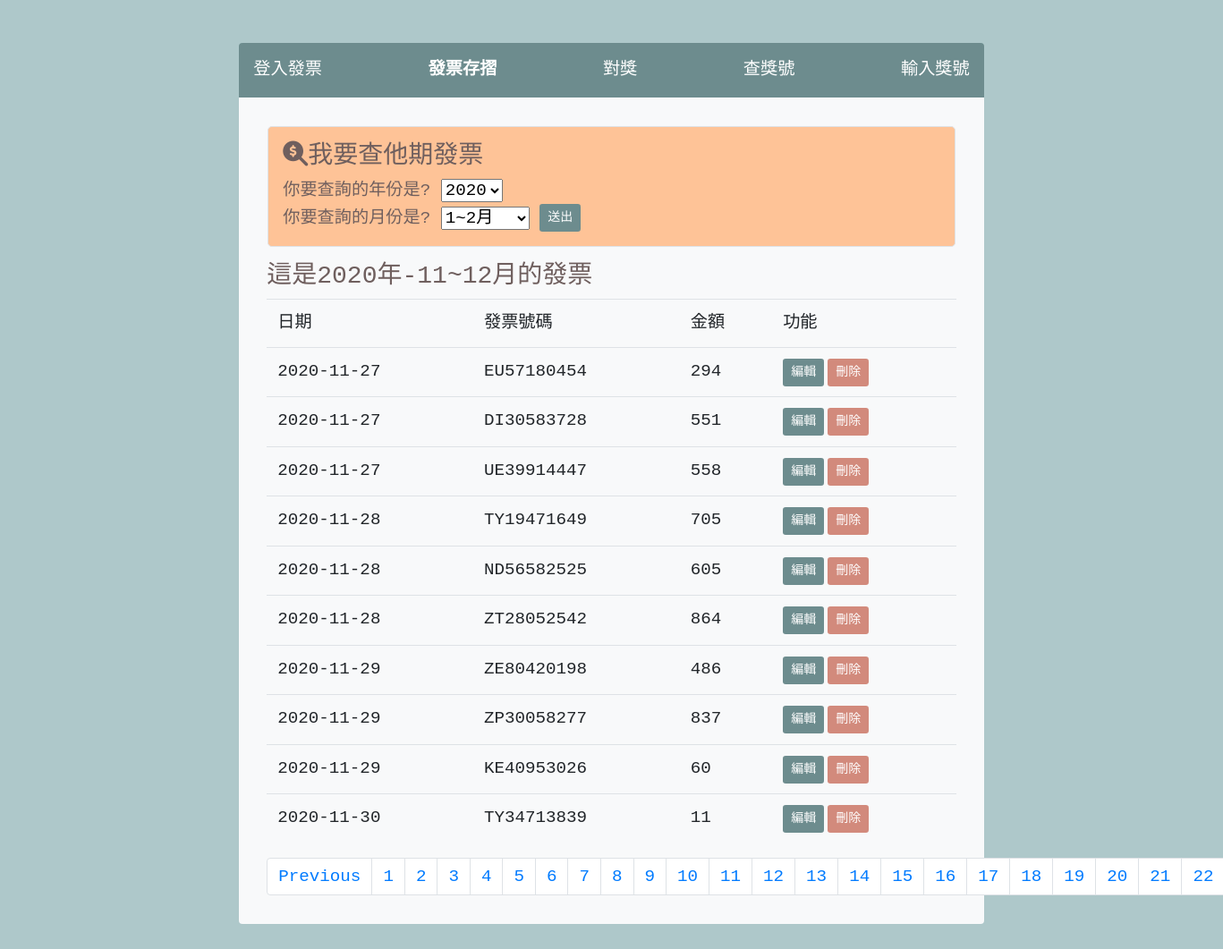
The page /?do=invoices&year=2020&period=6&page=10 on the database its author committed.
### tables this page shows
CREATE TABLE `invoice` (
  `id` int(11) NOT NULL,
  `code` varchar(2) NOT NULL,
  `number` varchar(8) NOT NULL,
  `period` varchar(1) NOT NULL,
  `payment` int(20) NOT NULL,
  `date` date NOT NULL DEFAULT current_timestamp(),
  `year` varchar(4) NOT NULL
);

### invoices.php (the view, shortened to what this page needs)
<div class="rounded rounded-lg info border p-3 d-flex m-3 ">
<form action="?" method="GET">
<h3><i class="fas fa-search-dollar"></i>我要查他期發票</h3>
你要查詢的年份是?
<?php
$year=date('Y');
?>
<select name="chose_year" id="">
<option value="<?=$year;?>" selected><?=$year;?></option>
</select>
<br>
你要查詢的月份是?
<select name="chose_period" id="">
    <option value="1">1~2月</option>
</select>
<input type="submit" value="送出" class="btn btn-sm " style="background:#6D8C8E;color:white">
</form>
</div>
<?php
include_once('base.php');
if (!empty($_GET['chose_period'])) {
  $year=$_GET['chose_year'];
  $period=$_GET['chose_period'];
}elseif(!empty($_GET['page'])){
  $year=$_GET['year'];
  $period=$_GET['period'];
}
else{
  $period=ceil(date('n')/2);
  $year=date('Y');
}
if(!empty($_GET['page'])){
  $i=$_GET['page'];
  $first=(($i-1)*10);
}else{
  $i=1;
  $first=(($i-1)*10);
}
$sql="SELECT * FROM `invoice` Where `year`='{$year}' && `period`='{$period}' ORDER BY `date` limit {$first},10";
$invoices=$pdo->query($sql)->fetchALL();
switch($period){
case 6:
  $month="11~12";
  break;
    }
    echo "<div class='container'><h3>";
    echo "這是{$year}年-{$month}月的發票";
    echo "</h3>";
?>
<table class='table'>
<tr>
<td>日期</td>
<td>發票號碼</td>
<td>金額</td>
<td>功能</td>
</tr>
<?php
foreach($invoices as $invoice){
    echo '<tr>';
    echo "<td>".$invoice['date']."</td>";
    echo "<td>".$invoice['code'].$invoice['number']."</td>";
    echo "<td>".$invoice['payment']."</td>";
    echo "<td>";
    echo "<a href='?do=editinv&id={$invoice['id']}'><button class='btn btn-sm ' style='background:#6D8C8E;color:white'>編輯</button></a>";
    echo "<a href='?do=delcheck&id={$invoice['id']}&year={$year}&period={$period}'><button class='btn btn-sm mx-1' style='background:#D28A7C;color:white'>刪除</button></a>";
    echo "</td>";
    echo '<tr>';
}
?>
</table>
<?php
$data_amount=$pdo->query("SELECT COUNT(*) FROM `invoice` WHERE `year`='{$year}' && `period`='{$period}'")->fetch();
$page_amount=ceil($data_amount[0]/10);
?>
<nav aria-label="Page navigation example" style='color:#6F5F5E'>
  <ul class="pagination" >
  <li class="page-item"><a class="page-link" href="#">Previous</a></li>
  <?php
  for($i=1;$i<=$page_amount;$i++){
   echo "<li class='page-item'><a class='page-link' href='?do=invoices&year=$year&period=$period&page=$i'>$i</a></li>";
}
    ?>
  </ul>
</nav>
</div>

### index.php (style rules this page uses)
body { background:#AEC8CA; color:#6F5F5E; font-family:monospace; font-size:1.2rem; }
.info { background:#FEC397; }

### rows shown on the page
invoice: date "2020-11-27", code "EU", number "57180454", payment "294"
invoice: date "2020-11-27", code "DI", number "30583728", payment "551"
invoice: date "2020-11-27", code "UE", number "39914447", payment "558"
invoice: date "2020-11-28", code "TY", number "19471649", payment "705"
invoice: date "2020-11-28", code "ND", number "56582525", payment "605"
invoice: date "2020-11-28", code "ZT", number "28052542", payment "864"
invoice: date "2020-11-29", code "ZE", number "80420198", payment "486"
invoice: date "2020-11-29", code "ZP", number "30058277", payment "837"
invoice: date "2020-11-29", code "KE", number "40953026", payment "60"
invoice: date "2020-11-30", code "TY", number "34713839", payment "11"

### other values the page prints
$year "2020"
$month "11~12"
form field chose_year "2020"
